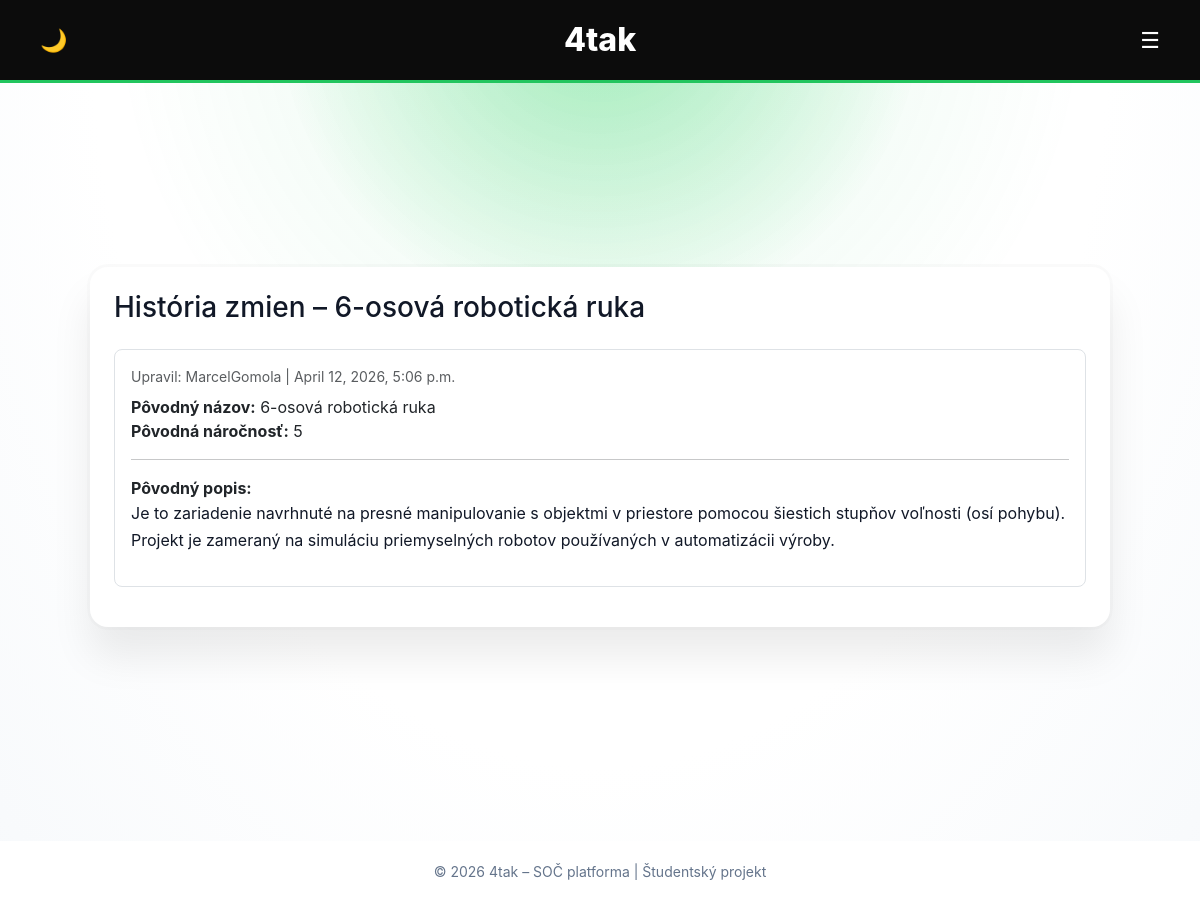
Page /projects/17/history/ (signed in) on the committed database.
### projects/models.py (models this page shows, shortened)
class Project(models.Model):
    PROJECT_TYPE_CHOICES = [
        ('web', 'Webová aplikácia'),
        ('physical', 'Fyzická práca'),
    ]
    DIFFICULTY_CHOICES = [
        (1, 'Veľmi ľahká'),
        (2, 'Ľahká'),
        (3, 'Stredná'),
        (4, 'Ťažká'),
        (5, 'Veľmi ťažká'),
    ]
    CLASS_CHOICES = [
        ('4AT', '4AT'),
        ('4AS', '4AS'),
        ('4AM', '4AM'),
        ('4AI', '4AI'),
        ('4BI', '4BI'),
        ('4CI', '4CI'),
        ('4AE', '4AE'),
        ('3AT', '3AT'),
        ('3AS', '3AS'),
        ('3AM', '3AM'),
        ('3AI', '3AI'),
        ('3BI', '3BI'),
        ('3CI', '3CI'),
        ('3AE', '3AE'),
    ]
    mentor = models.ForeignKey(
        User,
        on_delete=models.SET_NULL,
        null=True,
        blank=True,
        related_name='mentored_projects'
    )
    title = models.CharField(max_length=200)
    functionality = models.TextField()
    project_type = models.CharField(
        max_length=10,
        choices=PROJECT_TYPE_CHOICES
    )
    difficulty = models.IntegerField(
    choices=DIFFICULTY_CHOICES
    )
    school_class = models.CharField(
        max_length=3,
        choices=CLASS_CHOICES,
        blank=True,
        null=True
    )
    image = models.ImageField(
        upload_to='projects/images/',
        blank=True,
        null=True
    )
    documentation_pdf = models.FileField(
        upload_to='projects/pdfs/',
        blank=True,
        null=True
    )
    video_url = models.URLField(blank=True, null=True)
    author = models.ForeignKey(User, on_delete=models.CASCADE)
    created_at = models.DateTimeField(auto_now_add=True)
    approved = models.BooleanField(default=False)

class ProjectHistory(models.Model):
        project = models.ForeignKey(
            Project,
            on_delete=models.CASCADE,
            related_name="history"
        )
        edited_by = models.ForeignKey(
            User,
            on_delete=models.CASCADE
        )
        edited_at = models.DateTimeField(auto_now_add=True)
        old_title = models.CharField(max_length=200)
        old_functionality = models.TextField()
        old_school_class = models.CharField(max_length=3, blank=True, null=True)
        old_project_type = models.CharField(max_length=10)
        old_difficulty = models.IntegerField()

### projects/views.py (the view)
@login_required
def project_history(request, pk):
    project = get_object_or_404(Project, pk=pk)
    if request.user.profile.role not in ["teacher", "admin"]:
        return redirect("project_list")
    history = project.history.order_by("-edited_at")
    return render(request, "projects/project_history.html", {
        "project": project,
        "history": history,
    })

### projects/templates/projects/project_history.html
{% extends "projects/base.html" %}
{% block content %}
<div class="container py-4">
    <div class="card p-4">
        <h3 class="mb-4">História zmien – {{ project.title }}</h3>
        {% for item in history %}
            <div class="border rounded-3 p-3 mb-3">
                <div class="small text-muted mb-2">
                    Upravil: {{ item.edited_by.username }} |
                    {{ item.edited_at }}
                </div>
                <strong>Pôvodný názov:</strong> {{ item.old_title }} <br>
                <strong>Pôvodná náročnosť:</strong> {{ item.old_difficulty }} <br>
                <hr>
                <strong>Pôvodný popis:</strong>
                <p>{{ item.old_functionality }}</p>
            </div>
        {% empty %}
            <p>Žiadne zmeny zatiaľ neexistujú.</p>
        {% endfor %}
    </div>
</div>
{% endblock %}

### projects/templates/projects/base.html (style rules this page uses)
:root { --bg-main: #f1f5f9; --bg-card: #ffffff; --bg-soft: #c4c5c9; --header-bg: #0c0c0c; --text-main: #111827; --text-muted: #3e4349; --green: #22c55e; --green-dark: #15803d; --glow-color: rgba(0, 209, 66, 0.317); --bg-grad-1: #ffffff; --bg-grad-2: #ffffff; }
body { height: 100%; margin: 0; font-family: "Inter", Arial, Helvetica, sans-serif; color: var(--text-main); z-index: 10; background: radial-gradient( circle at top, var(--glow-color), transparent 30% ), radial-gradient( ellipse at top, var(--bg-grad-1) 0%, var(--bg-grad-2) 60%, var(--bg-main) 130% ); background-attachment: fixed; transition: background 0.4s ease, color 0.3s ease; }
body { color: var(--text-main); }
body { min-height: 100vh; display: flex; flex-direction: column; min-height: 100vh; }
p, span, li { color: var(--text-muted); }
h1, h2, h3, h4, h5 { color: var(--text-main); }
body::before { content: ""; position: fixed; inset: 0; pointer-events: none; z-index: -1; background: radial-gradient( circle at top, rgba(34, 197, 94, 0.12), transparent 45% ); }
* { transition: background-color 0.3s ease, color 0.2s ease, box-shadow 0.3s ease; }
.container { flex: 1; max-width: 1100px; margin: 80px auto; padding: 0 20px; z-index: 1; }
p { line-height: 1.7; }
.card { background-color: var(--bg-card); border-radius: 18px; z-index: 10; padding: 32px; border: none; box-shadow: 0 10px 30px rgba(0,0,0,0.08); margin-bottom: 30px; transition: all 0.25s ease; }
.card p, .card span, .card small { color: var(--text-main); }
body::before { content: ""; position: fixed; inset: 0; pointer-events: none; z-index: 0; background: radial-gradient( circle at top, rgba(34, 197, 94, 0.12), transparent 45% ); }
header, .container, footer { position: relative; z-index: 1; }
.card, .feature { box-shadow: 0 30px 40px rgba(0,0,0,0.08), 0 0 0 3px rgba(0,0,0,0.02); }

### rows in the picture
Project: title "6-osová robotická ruka"
ProjectHistory: edited_by.username "MarcelGomola", edited_at "April 12, 2026, 5:06 p.m.", old_title "6-osová robotická ruka", old_difficulty "5", old_functionality "Je to zariadenie navrhnuté na presné manipulovanie s objektmi v priestore pomocou šiestich stupňov voľnosti (osí pohybu). Projekt je zameraný na simuláciu priemyselných robotov používaných v automatizácii výroby."
